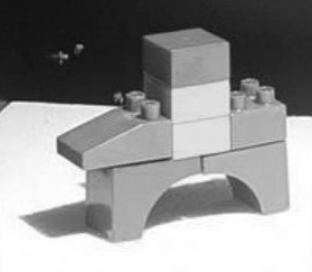
#> input picture Aula15-16junho/foto.png, 312 x 272 px
$ python filtro_de_gradiente.py
#> lines starting #> are read from the running program, lines starting #| are printed output that depends on the picture
import cv2
import numpy as np

foto = "foto.png"
imagem = cv2.imread(foto)
#> imagem is the input picture: shape (272, 312, 3); min 10, max 255, mean 146.5

def aplicar_convolucao(imagem, mascara):
    lin_img, col_img = imagem.shape
    lin_mask, col_mask = mascara.shape

    pad_lin = lin_mask // 2
    pad_col = col_mask // 2

    # tratamento das bordas com 0
    img_pad = np.zeros((lin_img + 2 * pad_lin, col_img + 2 * pad_col))

    # Para máscara 2x2
    if lin_mask == 2 and col_mask == 2:
        img_pad = np.zeros((lin_img + 1, col_img + 1))
        img_pad[0:lin_img, 0:col_img] = imagem
    else:
        img_pad[pad_lin:pad_lin + lin_img, pad_col:pad_col + col_img] = imagem

    # Imagem de saída
    resultado = np.zeros_like(imagem, dtype=float)

    # Aplica a máscara
    for i in range(lin_img):
        for j in range(col_img):
            regiao = img_pad[i : i + lin_mask, j : j + col_mask]
            resultado[i, j] = np.sum(regiao * mascara)

    return resultado

def calcular_gradiente(gx, gy):
    magnitude = np.sqrt(gx**2 + gy**2)
    magnitude = np.clip(magnitude, 0, 255).astype(np.uint8)
    return magnitude

# Transforma a imagem em tons de cinza
def deixaCinza(imag):
    if len(imag.shape) < 3:
        return imag
    cinzas = np.zeros((imag.shape[0], imag.shape[1]), dtype=np.uint8)
    for i in range(imag.shape[0]):
        for j in range(imag.shape[1]):
            cinzas[i][j] = int(imag[i][j].sum() / 3)
    return cinzas
img_cinza = deixaCinza(imagem)

if img_cinza is None:
    print("Erro: Imagem não encontrada. Verifique o caminho.")
else:
    img_float = img_cinza.astype(float)

    # Máscaras 2x2
    Gx_2x2 = np.array([[1, -1],
                       [0,  0]])

    Gy_2x2 = np.array([[ 1,  0],
                       [-1,  0]])

    # Máscaras 3x3
    Gx_3x3 = np.array([[-1, -1, -1],
                       [ 0,  0,  0],
                       [ 1,  1,  1]])

    Gy_3x3 = np.array([[-1,  0,  1],
                       [-1,  0,  1],
                       [-1,  0,  1]])

    # Aplicação dos filtros
    print("Aplicando filtros 2x2...")
    res_x_2x2 = aplicar_convolucao(img_float, Gx_2x2)
#> after the loop in aplicar_convolucao, `for i in range(lin_img):`:
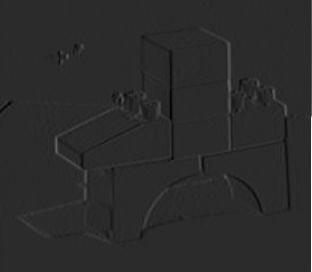
#> resultado: shape (272, 312) float64; min -52, max 255, mean 0.5; drawn with min black and max white
    res_y_2x2 = aplicar_convolucao(img_float, Gy_2x2)
#> after the loop in aplicar_convolucao (call 2), `for i in range(lin_img):`:
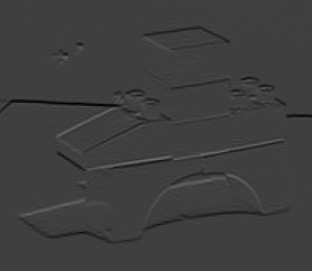
#> resultado: shape (272, 312) float64; min -85, max 254, mean 0.1; drawn with min black and max white
    gradiente_2x2 = calcular_gradiente(res_x_2x2, res_y_2x2)

    print("Aplicando filtros 3x3...")
    res_x_3x3 = aplicar_convolucao(img_float, Gx_3x3)
#> in aplicar_convolucao (call 3), `img_pad[pad_lin:pad_lin + lin_img, pad_col:pad_col + col_img] = imagem`:
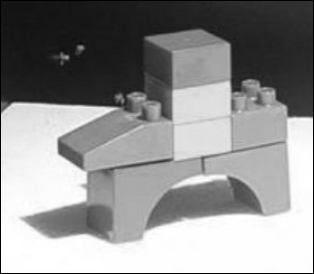
#> img_pad: shape (274, 314) float64; min 0, max 255, mean 144.5
#> after the loop in aplicar_convolucao (call 3), `for i in range(lin_img):`:
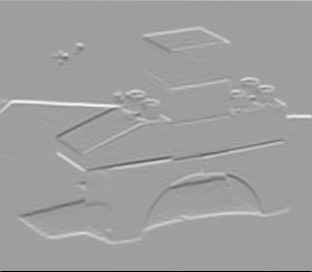
#> resultado: shape (272, 312) float64; min -762, max 464, mean 2.4; drawn with min black and max white
    res_y_3x3 = aplicar_convolucao(img_float, Gy_3x3)
#> after the loop in aplicar_convolucao (call 4), `for i in range(lin_img):`:
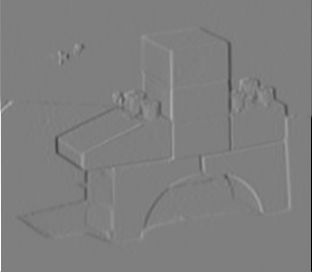
#> resultado: shape (272, 312) float64; min -762, max 765, mean 0.1; drawn with min black and max white
    gradiente_3x3 = calcular_gradiente(res_x_3x3, res_y_3x3)
#> in calcular_gradiente (call 2), `magnitude = np.sqrt(gx**2 + gy**2)`:
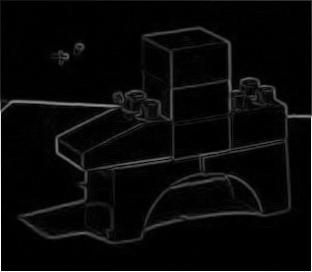
#> magnitude: shape (272, 312) float64; min 0, max 765, mean 28; drawn with min black and max white
#> in calcular_gradiente (call 2), `magnitude = np.clip(magnitude, 0, 255).astype(np.uint8)`:
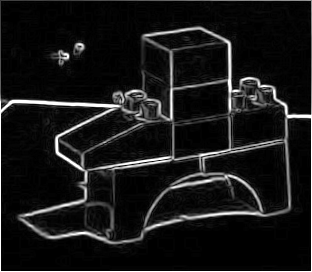
#> magnitude: shape (272, 312); min 0, max 255, mean 23.7

    # imagens
    cv2.imshow("Imagem Original", img_cinza)
    cv2.imshow("Gradiente 2x2", gradiente_2x2)
    cv2.imshow("Gradiente 3x3", gradiente_3x3)

    cv2.waitKey(0)
    cv2.destroyAllWindows()
